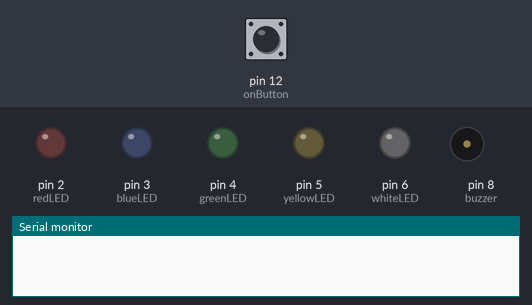
The sketch below on a simulated Arduino Uno, built with avr-gcc and run on an emulated ATmega328P. Parts: output pins drawn as LEDs (lit = HIGH), buzzer (waves = sounding), the last lines printed to the serial monitor. Inputs (shaded band) come from the test bench; at power-on: pin 12 (onButton) HIGH.

Above: at 1.2 s.
1.3 s: pin 12 (onButton) pulled LOW for 0.15 s
At 2.2 s:
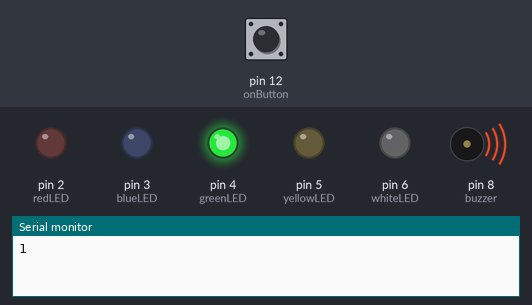
At 5.4 s:
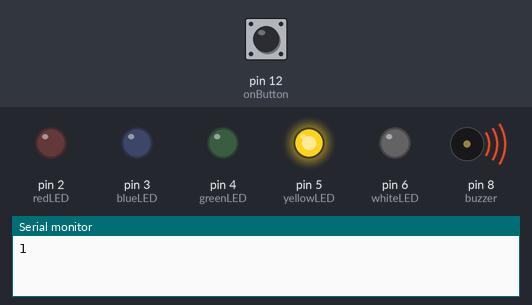
Timing chart, 0 to 13.3 s (numbered marks = the images above; inputs shaded):
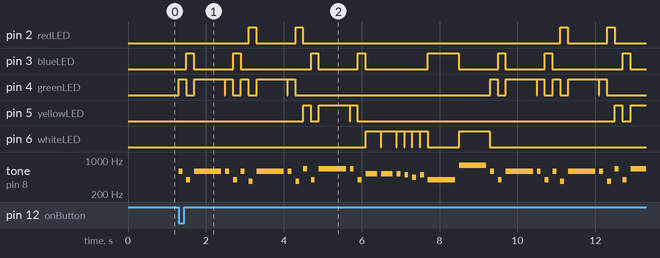

The sketch:

SongPlayer_-_The_Office_theme_song.ino
```cpp
#include "pitches.h"

#define redLED 2
#define blueLED  3
#define greenLED  4
#define yellowLED  5
#define whiteLED  6
#define buzzer  8
#define onButton 12

int melody[] = {
  NOTE_D5, NOTE_G4, NOTE_D5, NOTE_D5, NOTE_G4, NOTE_D5, NOTE_FS4, NOTE_D5,
  NOTE_D5, NOTE_FS4, NOTE_E5, NOTE_G4, NOTE_E5, NOTE_E5, NOTE_G4, NOTE_C5,
  NOTE_C5, NOTE_C5, NOTE_B4, NOTE_A4, NOTE_B4, NOTE_G4, NOTE_G5,


};


// Every value will be multiplied by 100 for length of duration
int duration[] = {
  1, 1, 7, 1, 1, 1, 1, 7,
  1, 1, 1, 1, 7, 1, 1, 3,
  3, 1, 1, 1, 1, 7, 7,
};


void setup() {
  Serial.begin(9600);
  // LED Pins
  pinMode(redLED, OUTPUT);
  pinMode(blueLED, OUTPUT);
  pinMode(greenLED, OUTPUT);
  pinMode(yellowLED, OUTPUT);
  pinMode(whiteLED, OUTPUT);

  // Buttons
  pinMode(onButton, INPUT_PULLUP);

}


bool on = false;

void loop() {
  if (digitalRead(onButton) == LOW) {
    on = true;
    Serial.println(on);
  }


  if (on) {
    for (int i = 0; i < sizeof(melody) / sizeof(melody[0]); i++) {
      tone(buzzer, melody[i], duration[i] * 100); // Chooses melody based on melody array for value from duration array
      LEDColor(melody[i]);
      delay((duration[i] * 100) + 90);
      turnAllLEDsOff();
      delay(10);
    }
  }
}

// Changes LED based on Note
void LEDColor(int mel) {
  if (mel == NOTE_FS4) {
    analogWrite(redLED, 255);
  }
  else if (mel == NOTE_G4) {
    analogWrite(blueLED, 255);
  }
  else if (mel == NOTE_D5) {
    analogWrite(greenLED, 255);
  }
  else if (mel == NOTE_E5) {
    analogWrite(yellowLED, 255);
  }
  else {
    analogWrite(whiteLED, 255);
  }
}

// Resets all LEDs when note occurs
void turnAllLEDsOff() {
  analogWrite(redLED, 0);
  analogWrite(blueLED, 0);
  analogWrite(greenLED, 0);
  analogWrite(yellowLED, 0);
  analogWrite(whiteLED, 0);
}
```

Measured:
- after the input at 1.3 s, pin 2 (redLED): LOW → HIGH after 1.8 s, → LOW 0.19 s later, → HIGH 1.0 s later, → LOW 0.19 s later, … (8 changes in this stretch); pin 3 (blueLED): LOW → HIGH after 0.20 s, → LOW 0.19 s later, → HIGH 1.0 s later, → LOW 0.19 s later, … (16 changes in this stretch)
